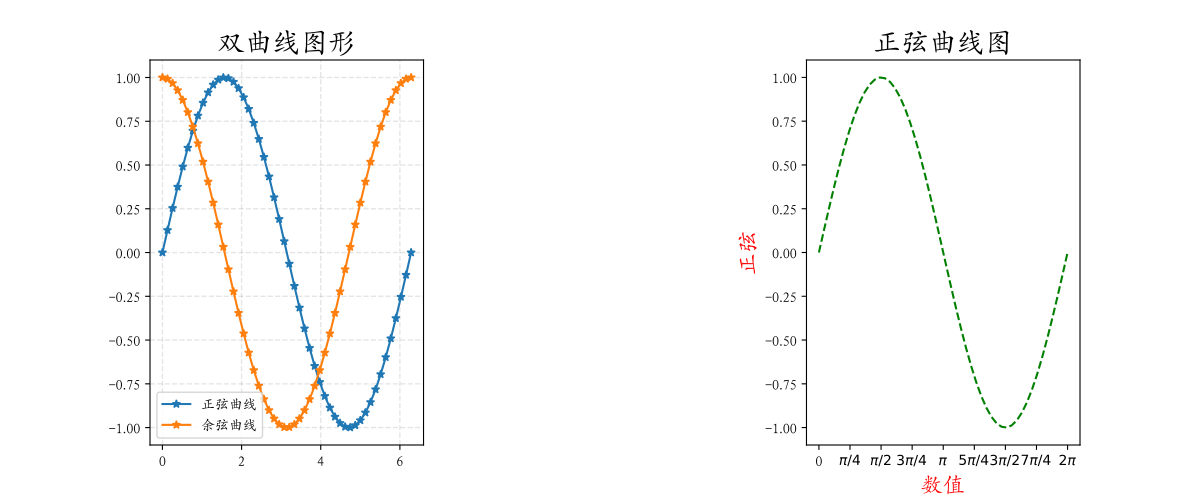

Write the Python code that produced this figure.
from pathlib import Path
import matplotlib.pyplot as plt
# 导入设置属性的模块
from matplotlib import rcParams
import numpy as np

# 设置X为0~2π之间的数值
X = np.linspace(0, 2*np.pi)
# 设置Y1为sin(X)的函数值
Y1 = np.sin(X)
Y2 = np.cos(X)
# 设置字体为楷体 显示中文
rcParams['font.sans-serif'] = 'Kai'
# 以下设置可以正常显示字符，防止汉字变成方框
rcParams['axes.unicode_minus'] = False
# 设置画板大小，设置画板宽度为12，高度为5，单位为inch
plt.figure(figsize=(12, 5))
# 将画板区域分成1行3列，也就是画板区域可以放1*3个图形
# 第三个参数1表示第一个图形
ax1 = plt.subplot(1, 3, 1)
# 画出正弦和余弦曲线
# 可以在一个plot函数中传入多对X,Y值，实现在一个图中绘制多个图形，marker设置曲线上的点型
ax1.plot(X, Y1, X, Y2, marker='*')
# 设置图标的标题
plt.title('双曲线图形', fontsize=20)
# 设置图例标题，loc制定图例标题的位置
plt.legend(['正弦曲线', '余弦曲线'], loc='lower left')
ax1.grid(lw=1, alpha=0.2, color='gray', ls='dashed')

# 将画板区域分成1行3列，第三个参数3表示第三个图形
# facecolor设置背景色
ax2 = plt.subplot(1, 3, 3, facecolor='white')
# 画出正弦曲线，color设置线的颜色，ls设置线型
ax2.plot(X, Y1, color='green', ls='--')
# xticks()设置x轴上刻度值，第一个参数是x轴上刻度对应的列表，第二个参数是将第一个参数中每个值对应转换成内容
# 这些值要放置在x轴上显示
plt.xticks(
    np.arange(0, 2*np.pi+0.03, np.pi/4),
    ['0', r'$\pi/4$', r'$\pi/2$', r'$3\pi/4$', r'$\pi$', r'$5\pi/4$', r'$3\pi/2$', r'$7\pi/4$', r'$2\pi$',],
    fontsize=10
    )
# 设置x轴坐标
plt.xlabel('数值', color='red', fontsize=16)
# 设置y轴坐标
plt.ylabel('正弦', color='red', fontsize=16, rotation=90)
# 设置图形标题
plt.title('正弦曲线图', fontsize=20)
# 保存图形，dpi设置分辨率
plt.savefig(Path(__file__).parent / '13_1_1_2.pdf', dpi=500)
# 显示
plt.show()
